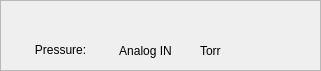
   <widget class="QFrame" name="frame_11">
    <property name="geometry">
     <rect>
      <x>40</x>
      <y>480</y>
      <width>321</width>
      <height>71</height>
     </rect>
    </property>
    <property name="frameShape">
     <enum>QFrame::StyledPanel</enum>
    </property>
    <property name="frameShadow">
     <enum>QFrame::Raised</enum>
    </property>
    <widget class="PyDMLabel" name="PyDMLabel_23">
     <property name="geometry">
      <rect>
       <x>200</x>
       <y>40</y>
       <width>31</width>
       <height>21</height>
      </rect>
     </property>
     <property name="toolTip">
      <string/>
     </property>
     <property name="whatsThis">
      <string/>
     </property>
     <property name="text">
      <string>Torr</string>
     </property>
     <property name="alarmSensitiveBorder" stdset="0">
      <bool>false</bool>
     </property>
     <property name="channel" stdset="0">
      <string>ca://VBC:BBB:Pressure.EGU</string>
     </property>
    </widget>
    <widget class="PyDMLabel" name="PyDMLabel_22">
     <property name="geometry">
      <rect>
       <x>110</x>
       <y>40</y>
       <width>71</width>
       <height>21</height>
      </rect>
     </property>
     <property name="toolTip">
      <string/>
     </property>
     <property name="whatsThis">
      <string/>
     </property>
     <property name="text">
      <string>Analog IN</string>
     </property>
     <property name="alignment">
      <set>Qt::AlignCenter</set>
     </property>
     <property name="channel" stdset="0">
      <string>ca://VBC:BBB:Pressure</string>
     </property>
    </widget>
    <widget class="QLabel" name="label_12">
     <property name="geometry">
      <rect>
       <x>10</x>
       <y>40</y>
       <width>101</width>
       <height>20</height>
      </rect>
     </property>
     <property name="text">
      <string>Pressure:</string>
     </property>
     <property name="alignment">
      <set>Qt::AlignCenter</set>
     </property>
    </widget>
   </widget>
